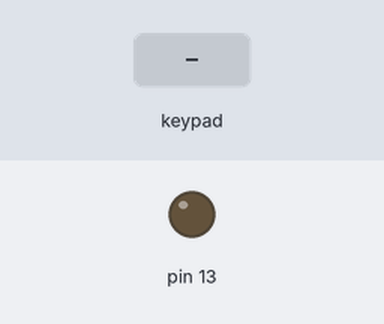
Simulated run of this sketch. Board: Arduino Uno, built with avr-gcc and run on an emulated ATmega328P. Shown: output pins drawn as LEDs (lit = HIGH). The test bench sets the inputs (shaded band).

Above: at 1.2 s.
1.3 s: key '*' pressed
At 2.3 s:
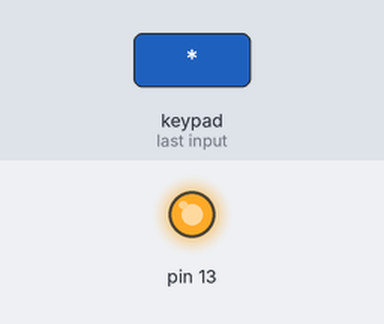
2.8 s: key '#' pressed
At 3.6 s:
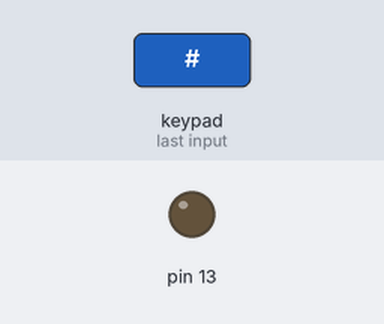
Timing chart, 0 to 5.8 s (numbered marks = the images above; inputs shaded):
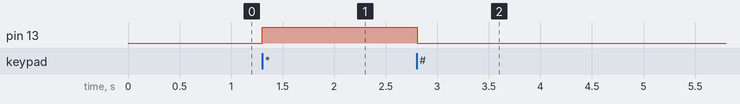

Measured:
- after the input at 1.3 s, pin 13: LOW → HIGH at once
- after the input at 2.8 s, pin 13: HIGH → LOW at once

The sketch:

HelloKeypad.ino
```cpp
#include <Key.h>
#include <Keypad.h>
const byte ROWS = 4; //four rows
const byte COLS = 4; //three columns
char keys[ROWS][COLS] = {
  {'1','2','3','4'},
  {'5','6','7','8'},
  {'9','A','B','C'},
  {'D','*','0','#'}
};
byte rowPins[ROWS] = {5, 4, 3, 2}; //connect to the row pinouts of the keypad
byte colPins[COLS] = {9, 8, 7, 6}; //connect to the column pinouts of the keypad

Keypad keypad = Keypad( makeKeymap(keys), rowPins, colPins, ROWS, COLS );

void setup(){
  Serial.begin(9600);
  pinMode(13, OUTPUT);
}

void loop(){
  char key = keypad.getKey();

  if (key == '*'){
    digitalWrite(13, HIGH);
  }
  if (key == '#'){
    digitalWrite(13, LOW);
  }
}
```
